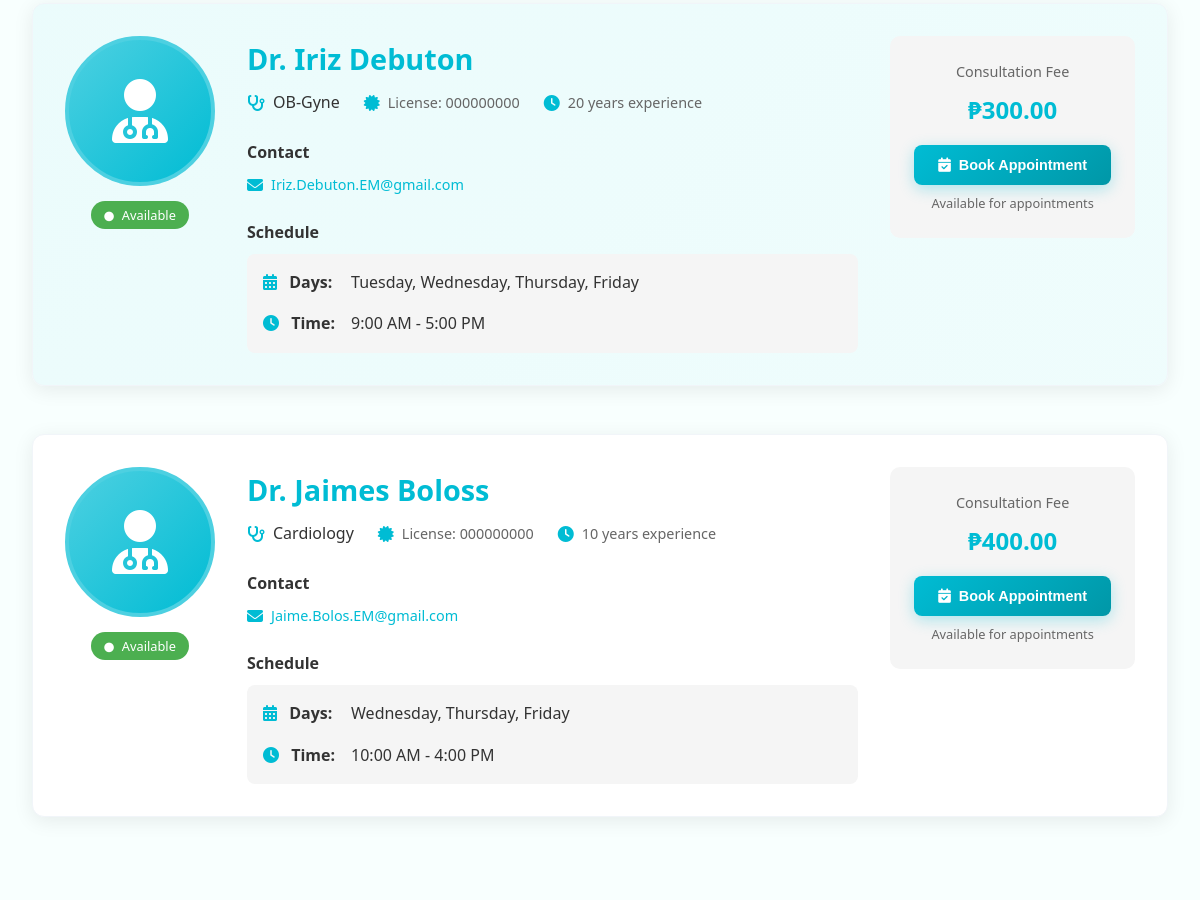
Page /doctors.php (middle part) on the earlier database version.
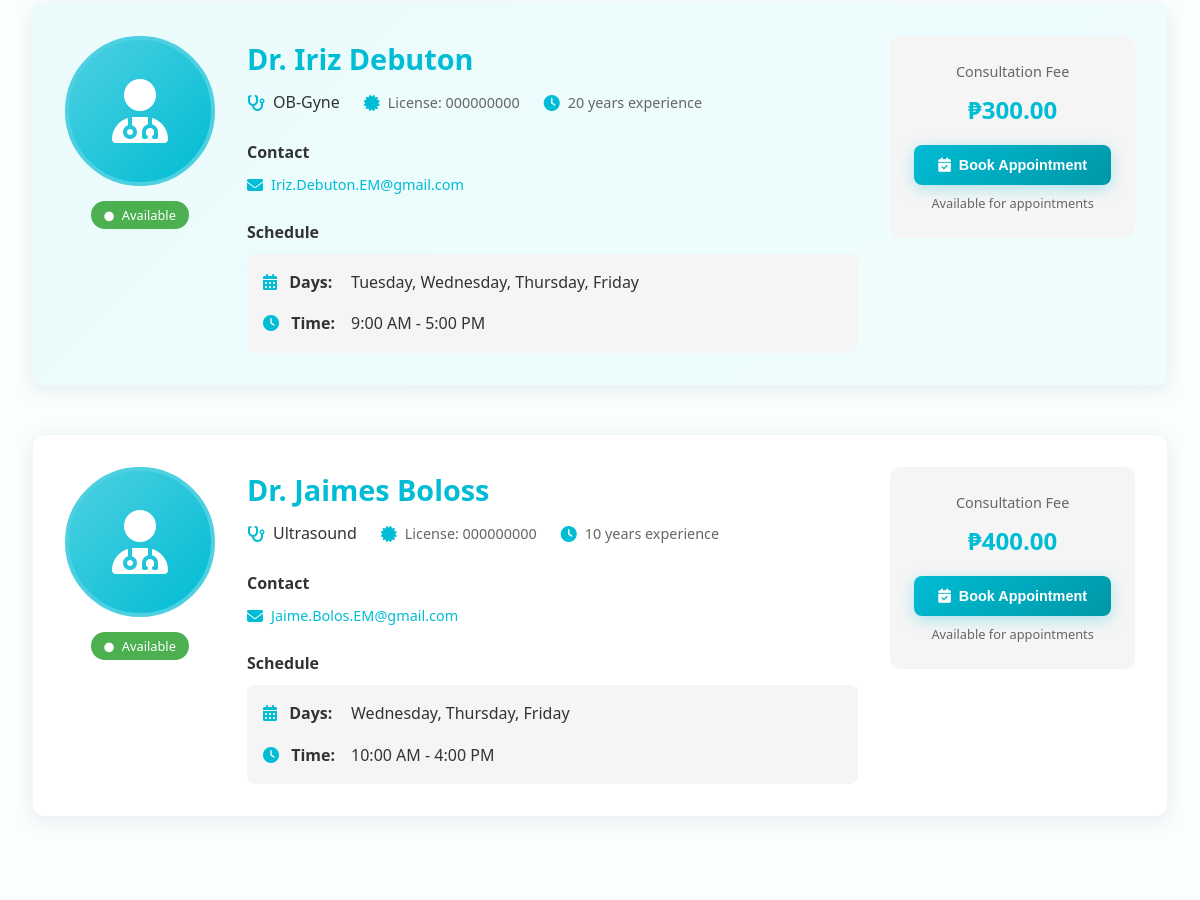
Same page on the later database version.
### tables this page shows
CREATE TABLE doctors (
                    id INTEGER PRIMARY KEY AUTOINCREMENT,
                    user_id INTEGER,
                    specialty VARCHAR(100),
                    license_number VARCHAR(50),
                    phone VARCHAR(20),
                    experience_years INTEGER DEFAULT 0,
                    consultation_fee DECIMAL(10,2) DEFAULT 0.00,
                    schedule_days TEXT,
                    schedule_time_start TIME,
                    schedule_time_end TIME,
                    biography TEXT,
                    is_available INTEGER DEFAULT 1,
                    status VARCHAR(20) DEFAULT 'active' CHECK (status IN ('active', 'inactive')),
                    created_at DATETIME DEFAULT CURRENT_TIMESTAMP,
                    FOREIGN KEY (user_id) REFERENCES users(id)
                );

CREATE TABLE users (
                    id INTEGER PRIMARY KEY AUTOINCREMENT,
                    username VARCHAR(50) UNIQUE NOT NULL,
                    email VARCHAR(100) UNIQUE NOT NULL,
                    password VARCHAR(255) NOT NULL,
                    first_name VARCHAR(50),
                    last_name VARCHAR(50),
                    profile_image VARCHAR(255),
                    role VARCHAR(20) DEFAULT 'patient' CHECK (role IN ('admin', 'doctor', 'patient')),
                    is_active INTEGER DEFAULT 1,
                    status VARCHAR(20) DEFAULT 'pending' CHECK (status IN ('active', 'inactive', 'pending')),
                    created_at DATETIME DEFAULT CURRENT_TIMESTAMP,
                    updated_at DATETIME DEFAULT CURRENT_TIMESTAMP
                , email_verified INTEGER DEFAULT 0, phone TEXT, date_of_birth TEXT, gender TEXT, address TEXT);

### includes/database.php (called while the page is built, shortened)
<?php
class Database {
    private $connection;
    private static $instance = null;
    public static function getInstance() {
        if (self::$instance === null) {
            self::$instance = new self();
        }
        return self::$instance;
    }
    private function connect() {
        try {
            if (DB_TYPE === 'sqlite') {
                $this->connection = new PDO(
                    "sqlite:" . SQLITE_PATH,
                    null,
                    null,
                    array(
                        PDO::ATTR_ERRMODE => PDO::ERRMODE_EXCEPTION,
                        PDO::ATTR_DEFAULT_FETCH_MODE => PDO::FETCH_ASSOC
                    )
                );
                $this->connection->exec('PRAGMA foreign_keys = ON');
            }
        } catch (PDOException $e) {
            die("Database connection failed: " . $e->getMessage());
        }
    }
    public function query($sql, $params = array()) {
        try {
            $stmt = $this->connection->prepare($sql);
            $stmt->execute($params);
            return $stmt;
        } catch (PDOException $e) {
            error_log("Database query error: " . $e->getMessage());
            throw $e;
        }
    }
    public function fetchAll($sql, $params = array()) {
        $stmt = $this->query($sql, $params);
        return $stmt->fetchAll();
    }
}
?>

### includes/functions.php (called while the page is built, shortened)
<?php
require_once 'database.php';
function formatTime($time, $format = 'g:i A') {
    $timestamp = strtotime($time);
    return date($format, $timestamp);
}
?>

### doctors.php (the view, shortened to what the changed rows need)
<?php
require_once 'includes/header.php';
$db = Database::getInstance();
$doctors = $db->fetchAll("
    SELECT u.id, u.first_name, u.last_name, u.email, u.profile_image,
           d.id as doctor_id, d.specialty, d.license_number, d.biography,
           d.consultation_fee, d.experience_years, d.schedule_days,
           d.schedule_time_start, d.schedule_time_end, d.is_available, d.phone
    FROM users u
    JOIN doctors d ON u.id = d.user_id
    WHERE u.role = 'doctor' AND u.is_active = 1
    ORDER BY u.first_name
");
?>
<section class="section">
    <div class="container">
        <?php if (!empty($doctors)): ?>
            <div style="display: grid; gap: 3rem;">
                <?php foreach ($doctors as $index => $doctor): ?>
                    <div class="card" style="<?php echo $index % 2 === 0 ? '' : 'background: linear-gradient(135deg, rgba(0, 188, 212, 0.05), rgba(77, 208, 225, 0.05));'; ?>">
                        <div style="display: grid; grid-template-columns: auto 1fr auto; gap: 2rem; align-items: start;">
                            <div style="text-align: center;">
                                <?php if (!empty($doctor['profile_image']) && file_exists('assets/images/' . $doctor['profile_image'])): ?>
                                    <img src="<?php echo SITE_URL; ?>/assets/images/<?php echo htmlspecialchars($doctor['profile_image']); ?>"
                                         alt="Dr. <?php echo htmlspecialchars($doctor['first_name'] . ' ' . $doctor['last_name']); ?>"
                                         style="width: 150px; height: 150px; border-radius: 50%; object-fit: cover; border: 4px solid var(--light-cyan);">
                                <?php else: ?>
                                    <div style="width: 150px; height: 150px; background: linear-gradient(135deg, var(--light-cyan), var(--primary-cyan)); border-radius: 50%; display: flex; align-items: center; justify-content: center; border: 4px solid var(--light-cyan);">
                                        <i class="fas fa-user-md" style="font-size: 4rem; color: white;"></i>
                                    </div>
                                <?php endif; ?>
                                <div style="margin-top: 1rem;">
                                    <?php if ($doctor['is_available']): ?>
                                        <span style="background-color: var(--success); color: white; padding: 0.3rem 0.8rem; border-radius: 20px; font-size: 0.8rem; font-weight: 500;">
                                            <i class="fas fa-circle" style="font-size: 0.6rem; margin-right: 0.3rem;"></i>
                                            Available
                                        </span>
                                    <?php endif; ?>
                                </div>
                            </div>
                            <div>
                                <h3 style="color: var(--primary-cyan); margin-bottom: 0.5rem; font-size: 1.8rem;">
                                    Dr. <?php echo htmlspecialchars($doctor['first_name'] . ' ' . $doctor['last_name']); ?>
                                </h3>
                                <div style="display: flex; flex-wrap: wrap; gap: 1.5rem; margin-bottom: 1.5rem;">
                                    <div style="display: flex; align-items: center;">
                                        <i class="fas fa-stethoscope" style="color: var(--primary-cyan); margin-right: 0.5rem;"></i>
                                        <span style="font-weight: 500; color: var(--text-dark);">
                                            <?php echo htmlspecialchars($doctor['specialty']); ?>
                                        </span>
                                    </div>
                                    <div style="display: flex; align-items: center;">
                                        <i class="fas fa-certificate" style="color: var(--primary-cyan); margin-right: 0.5rem;"></i>
                                        <span style="color: var(--text-light); font-size: 0.9rem;">
                                            License: <?php echo htmlspecialchars($doctor['license_number']); ?>
                                        </span>
                                    </div>
                                    <?php if ($doctor['experience_years'] > 0): ?>
                                        <div style="display: flex; align-items: center;">
                                            <i class="fas fa-clock" style="color: var(--primary-cyan); margin-right: 0.5rem;"></i>
                                            <span style="color: var(--text-light); font-size: 0.9rem;">
                                                <?php echo $doctor['experience_years']; ?> years experience
                                            </span>
                                        </div>
                                    <?php endif; ?>
                                </div>
                                <div style="margin-bottom: 1.5rem;">
                                    <h4 style="color: var(--text-dark); margin-bottom: 0.5rem; font-size: 1rem;">Contact</h4>
                                    <div style="display: flex; flex-wrap: wrap; gap: 1rem;">
                                        <?php if (!empty($doctor['email'])): ?>
                                            <div style="display: flex; align-items: center;">
                                                <i class="fas fa-envelope" style="color: var(--primary-cyan); margin-right: 0.5rem;"></i>
                                                <a href="mailto:<?php echo htmlspecialchars($doctor['email']); ?>"
                                                   style="color: var(--primary-cyan); text-decoration: none; font-size: 0.9rem;">
                                                    <?php echo htmlspecialchars($doctor['email']); ?>
                                                </a>
                                            </div>
                                        <?php endif; ?>
                                    </div>
                                </div>
                                <div>
                                    <h4 style="color: var(--text-dark); margin-bottom: 0.5rem; font-size: 1rem;">Schedule</h4>
                                    <div style="background-color: var(--light-gray); padding: 1rem; border-radius: 8px;">
                                        <div style="display: grid; grid-template-columns: auto 1fr; gap: 1rem; align-items: center;">
                                            <div>
                                                <i class="fas fa-calendar-alt" style="color: var(--primary-cyan); margin-right: 0.5rem;"></i>
                                                <strong>Days:</strong>
                                            </div>
                                            <div style="color: var(--text-dark);">
                                                <?php
                                                $days = explode(',', $doctor['schedule_days']);
                                                echo htmlspecialchars(implode(', ', $days));
                                                ?>
                                            </div>
                                            <div>
                                                <i class="fas fa-clock" style="color: var(--primary-cyan); margin-right: 0.5rem;"></i>
                                                <strong>Time:</strong>
                                            </div>
                                            <div style="color: var(--text-dark);">
                                                <?php
                                                if (!empty($doctor['schedule_time_start']) && !empty($doctor['schedule_time_end'])) {
                                                    echo formatTime($doctor['schedule_time_start']) . ' - ' . formatTime($doctor['schedule_time_end']);
                                                } else {
                                                    echo 'Not set';
                                                }
                                                ?>
                                            </div>
                                        </div>
                                    </div>
                                </div>
                            </div>
                            <div style="text-align: center; min-width: 200px;">
                                <div style="background-color: var(--light-gray); padding: 1.5rem; border-radius: 10px;">
                                    <div style="margin-bottom: 1rem;">
                                        <div style="font-size: 0.9rem; color: var(--text-light); margin-bottom: 0.5rem;">
                                            Consultation Fee
                                        </div>
                                        <div style="font-size: 1.5rem; font-weight: bold; color: var(--primary-cyan);">
                                            ₱<?php echo number_format($doctor['consultation_fee'], 2); ?>
                                        </div>
                                    </div>
                                    <?php if ($doctor['is_available']): ?>
                                        <?php if (isset($_SESSION['user_id']) && $_SESSION['role'] === 'patient'): ?>
                                            <a href="<?php echo SITE_URL; ?>/patient/book-appointment.php?doctor=<?php echo $doctor['doctor_id']; ?>"
                                               class="btn btn-primary w-100" style="margin-bottom: 0.5rem;">
                                                <i class="fas fa-calendar-check"></i> Book Appointment
                                            </a>
                                        <?php else: ?>
                                            <button class="btn btn-primary w-100" onclick="EasyMed.openModal('loginModal')" style="margin-bottom: 0.5rem;">
                                                <i class="fas fa-calendar-check"></i> Book Appointment
                                            </button>
                                        <?php endif; ?>
                                        <div style="font-size: 0.8rem; color: var(--text-light); text-align: center;">
                                            Available for appointments
                                        </div>
                                    <?php endif; ?>
                                </div>
                            </div>
                        </div>
                    </div>
                <?php endforeach; ?>
            </div>
        <?php endif; ?>
    </div>
</section>
<?php require_once 'includes/footer.php'; ?>

Differences in the rows shown:
changed doctors "Wednesday, Thursday, Friday": specialty "Cardiology" → "Ultrasound"
